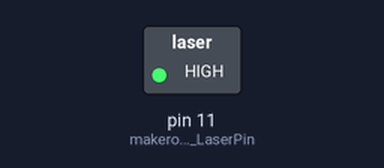
The program below on a simulated Raspberry Pi (header pin numbers). Parts: switched loads named in the program (green lamp = pin HIGH).

Above: at 0.1 s.
Timing chart, 0 to 1.6 s (numbered marks = the images above):
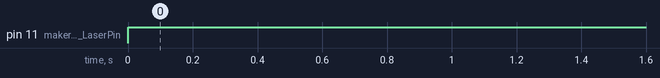

The program:

05Jigl.py
```python
import RPi.GPIO as GPIO
import time
makerobo_LaserPin = 11
def makerobo_setup():
    GPIO.setmode(GPIO.BOARD)
    GPIO.setwarnings(False)
    GPIO.setup(makerobo_LaserPin,GPIO.OUT)
    GPIO.output(makerobo_LaserPin,GPIO.LOW)
def makerobo_loop():
    while True:
        GPIO.output(makerobo_LaserPin,GPIO.HIGH)
        time.sleep(0.5)
        GPIO.output(makerobo_LaserPin,GPIO.LOW)
def makerobo_destroy():
    GPIO.output(makerobo_LaserPin,GPIO.LOW)
    GPIO.cleanup()
if __name__ == '__main__':
    makerobo_setup()
    try:
        makerobo_loop()
    except KeyboardInterrupt:
        makerobo_destroy()
```

Measured:
- by itself, pin 11 (makerobo_LaserPin): LOW → HIGH at 0.00 s
